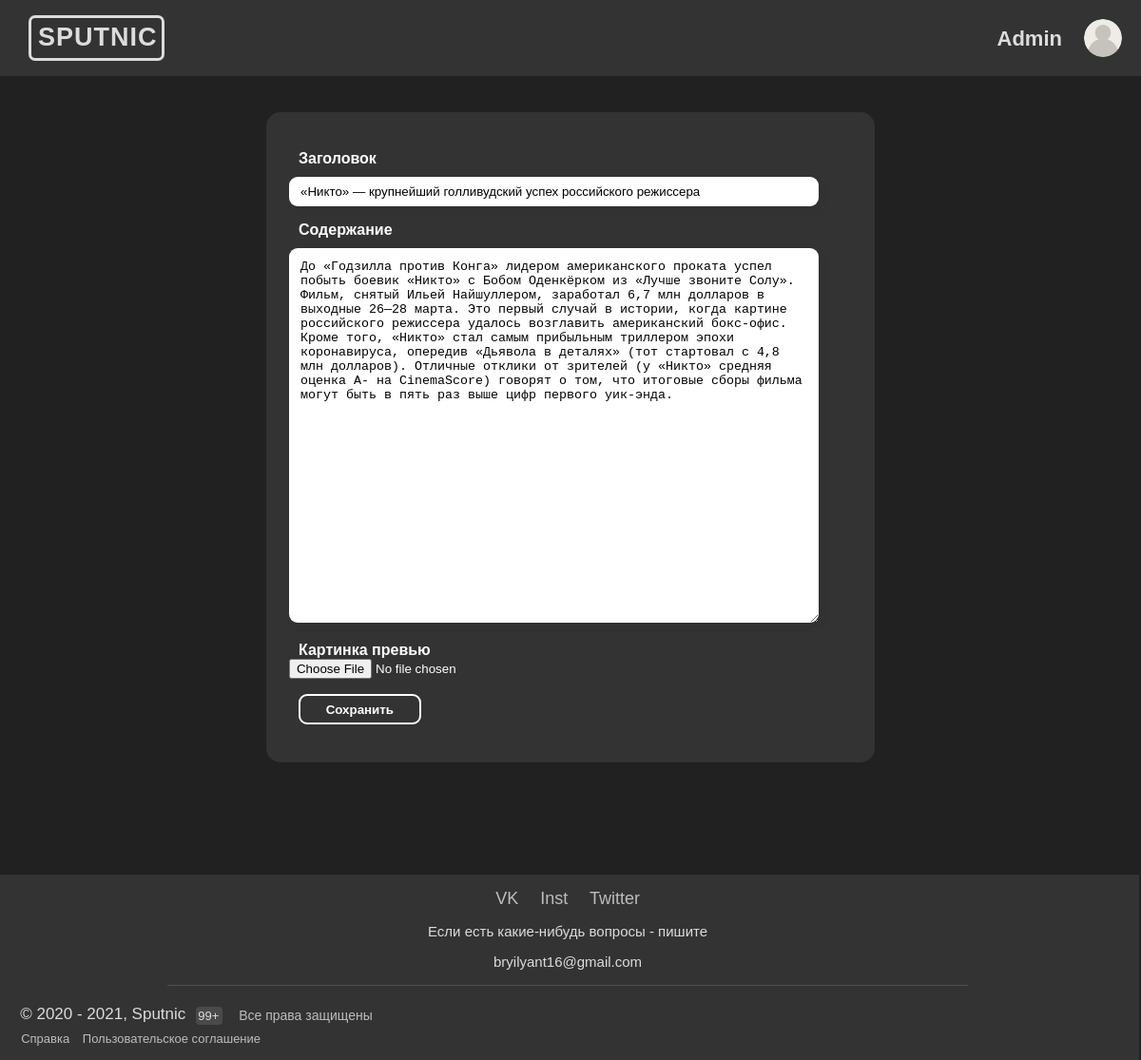
The app's page /edit_news_item/2 (signed in) with its own data.
### data/users.py (models this page shows, shortened)
class User(SqlAlchemyBase, UserMixin):
    __tablename__ = 'users'
    id = sqlalchemy.Column(sqlalchemy.Integer, primary_key=True, autoincrement=True)
    surname = sqlalchemy.Column(sqlalchemy.String, nullable=True)
    name = sqlalchemy.Column(sqlalchemy.String, nullable=True)
    age = sqlalchemy.Column(sqlalchemy.Integer, nullable=True)
    email = sqlalchemy.Column(sqlalchemy.String, nullable=True, unique=True)
    password = sqlalchemy.Column(sqlalchemy.String, nullable=True)
    news = orm.relation("News", back_populates='user')
    arts = orm.relation("Arts", back_populates='user')

### data/news.py (models this page shows)
class News(SqlAlchemyBase):
    __tablename__ = 'news'
    id = sqlalchemy.Column(sqlalchemy.Integer, primary_key=True, autoincrement=True)
    title = sqlalchemy.Column(sqlalchemy.String, nullable=True)
    content = sqlalchemy.Column(sqlalchemy.String, nullable=True)
    picture = sqlalchemy.Column(sqlalchemy.String, nullable=False)
    created_date = sqlalchemy.Column(sqlalchemy.String, default='')
    user_id = sqlalchemy.Column(sqlalchemy.Integer, sqlalchemy.ForeignKey("users.id"))
    user = orm.relation('User')

### main.py (the view, shortened to what this page needs)
@app.route('/edit_news_item/<int:id>', methods=['GET', 'POST'])
@login_required
def edit_news(id):
    form = ContentForm()
    if request.method == "GET":
        db_sess = db_session.create_session()
        news_item = db_sess.query(News).filter(News.id == id, News.user == current_user).first()
        if news_item:
            form.title.data = news_item.title
            form.content.data = news_item.content
            form.picture.data = news_item.picture
        else:
            abort(404)
        db_sess.close()
    return render_template('content.html', title='Редактирование новости - Sputnik', form=form)

### forms.py
class ContentForm(FlaskForm):
    title = StringField('Заголовок', validators=[DataRequired()])
    content = TextAreaField("Содержание", validators=[DataRequired()])
    picture = FileField("Картинка превью", validators=[DataRequired()])
    submit = SubmitField('Сохранить')

### data/db_session.py (called while the page is built)
def create_session() -> Session:
    global __factory
    return __factory()

### main.py (called while the page is built)
@login_manager.user_loader
def load_user(user_id):
    db_sess = db_session.create_session()
    return db_sess.query(User).get(user_id)

### templates/content.html (shortened to what this page needs)
{% extends "base.html" %}
{% block content %}
<div style="width: 50%; margin-left: 23%; margin-top: 10%; background-color: #333333; border-radius: 15px; padding: 2%; margin-bottom: 10%; color: white;">
<form action="" method="post" enctype="multipart/form-data" lazy="subquery">
    <p>
        {{ form.title.label(class="form-control-label") }}<br>
        {{ form.title(class="form-control") }}<br>
    </p>
    <p>
        {{ form.content.label(class="form-control-label") }}<br>
        {{ form.content(class="form-control", style="min-height: 370px;") }}<br>
    </p>
    <p>
        {{ form.picture.label(class="form-control-label") }}<br>
        {{ form.picture() }}<br>
    </p>
    <p>{{ form.submit(type="submit", class="sp-buttons", style="margin-left: 10px;") }}</p>
</form>
</div>
{% endblock %}

### templates/base.html (shortened to what this page needs)
<!DOCTYPE html>
<html>
<head>
	<link rel="stylesheet" type="text/css" href="../static/css/all_css.css">
</head>
<body>
	<div class="conteiner">
	<header class="header">
		<a href="/" id="name-link"><h2 id="head_text">SPUTNIC</h2></a>
		{% if current_user.is_authenticated %}
             <a class="" href="/profile" id="name-link" style="position: absolute; right: 48px; top: 28px; font-size: 18px; font-weight: bold;">{{ current_user.name }} {{current_user.surname}}</a>
        {% endif %}
	</header>
   <header id="head_main">
            <div id="head_main_name">
            <h2>
               <a href="/" id="name-link"><p id="main-name">SPUTNIC</p></a>
            </h2>
            </div>
		    {% if current_user.is_authenticated %}
                    <a class="" href="/profile" id="name-link" style="position: absolute; right: 83px; top: 28px; font-size: 22px; font-weight: bold;">{{ current_user.name }}</a>
            {% else %}
                    <a class="sp-buttons" href="/login" style="position: absolute; right: 83px; top: 21px;">Войти</a>
            {% endif %}
            <div id="profile-main-div">
			 <a href="/profile"><img src="../static/img/user.png" id="profile-main-png" width="40px" height="40px"></a>
		    </div>
    </header>
    {% block content %}{% endblock %}
    <div id="footer">
	   	<div id="wides">
	   		<a href="https://vk.com/whtdoumean0_o" id="vk">VK</a> <a href="https://www.instagram.com/ilia_dobronravov/" id="inst">Inst</a> <a href="https://twitter.com/whtdoumean0_o" id="twit">Twitter</a>
	   		<p id="que">Если есть какие-нибудь вопросы - пишите</p>
	   		<div class="tooltip"><a id="post" onclick="copyToClipboard('bryilyant16@gmail.com')" onmouseout="outFunc()"><p id="bry">bryilyant16@gmail.com</p></a></div>
	   	</div>
	   	<div id="copy-text">
	   		<p id="copy">&copy 2020 - 2021, Sputnic</p>
	   		<p id="nn">99+</p>
	   		<p id="all">Все права защищены</p>
	   	</div>
	   	<div id="reference">
	   		<a href="/none" id="ref">Справка</a>
	   		<a href="/none">Пользовательское соглашение</a>
	   	</div>
   </div>
   </div>
</body>
</html>

### static/css/all_css.css (style rules this page uses)
html { height: 100%; }
body { background: #212121; font-family: Arial; }
a { text-decoration: none; }
a:link { color: #DCDCDC }
.form-control { width:90%; margin-top: 10px; resize: vertical; padding:12px; border-radius:9px; border:0; box-shadow:4px 4px 10px rgba(0,0,0,0.06); height:7px; }
.form-control-label { font-weight: bold; margin-left: 10px; }
#head_main { position: absolute; left: 0; top: 0; background: #333333; color: #fff; width: 100%; height: 80px; z-index: 1001; }
#head_main_name { transition: 0.5s; font-size: 18px; border: solid 3px; border-color: #DCDCDC; border-radius: 7px; width: 137px; height: 42px; color: #DCDCDC; letter-spacing: 1px; margin-top: 16px; margin-left: 30px; position: absolute; }
#profile-main-div { width: 40px; height: 40px; position: absolute; right: 0; margin-right: 20px; margin-top: 20px; overflow: hidden; border-radius: 30px; transition: 0.9s; }
#profile-main-png { transition: 0.5s; }
#main-name { position: absolute; margin-left: 7px; margin-top: -17px; }
#name-link:link { color: #DCDCDC }
.header { position: fixed; width: 100%; height: 65px; padding: 30; background-color: #333333; left: 0; top: 0; padding-left: 30px; margin-top: -10px; color: #DCDCDC; z-index: 1000; transition: 0.5s; }
#head_text { margin-top: 23px; text-align: left; }
#footer { width: 101.5%; left: -1%; background-color: #333333; color: #DCDCDC; height: 180px; position: relative; padding-top: 15px; }
#wides { font-size: 18px; margin: 0 auto; width: 70%; height: 86px; text-align: center; border-bottom: solid; border-color: #4f4f4f; border-bottom-width: 1.5px; padding-bottom: 15px; margin-bottom: -55px; }
#wides a:link { color: #bdbdbd }
#wides a { margin-left: 0%; }
#vk { margin-right: 1em; }
#inst { margin-right: 1em; }
#que { font-size: 5px; font-size: 15px; margin-bottom: -0.01px; }
#post { font-size: 15px; cursor: pointer; }
.tooltip p { transition: 0.3s; }
.tooltip { position: relative; display: inline-block; white-space: nowrap; text-align: center; }
#copy-text { text-align: left; margin-left: 25px; margin-top: 75px; }
#copy { font-size: 17px; }
#nn { background-color: #4a4a4a; padding: 2px; width: 24px; margin-left: 185px; margin-top: -35.5px; font-size: 13px; border-radius: 4px; }
#all { color: #bdbdbd; margin-top: -30.5px; margin-left: 230px; font-size: 14px; }
#reference { margin-left: 26px; margin-top: -5px; font-size: 13px; }
#ref { margin-right: 10px; }
#reference a:link { color: #bdbdbd }
.sp-buttons { display: inline-block; color: white; font-weight: 700; text-decoration: none; user-select: none; padding: .5em 2em; outline: none; border: 2px solid; border-radius: 9px; transition: 0.2s; cursor: pointer; }
.sp-buttons:enabled { background: rgba(255,255,255, 0); }

### records on screen
User: name "Admin"
News: title "«Никто» — крупнейший голливудский успех российского режиссера", content "До «Годзилла против Конга» лидером американского проката успел побыть боевик «Никто» с Бобом Оденкёрком из «Лучше звоните Солу». Фильм, снятый Ильей Найшуллером, заработал 6,7 млн долларов в выходные 26—28 марта. Это первый случай в истории, когда картине российского режиссера удалось возглавить американский бокс-офис. Кроме того, «Никто» стал самым прибыльным триллером эпохи коронавируса, опередив «Дьявола в деталях» (тот стартовал с 4,8 млн долларов). Отличные отклики от зрителей (у «Никто» средняя оценка A- на CinemaScore) говорят о том, что итоговые сборы фильма могут быть в пять раз выше цифр первого уик-энда."
